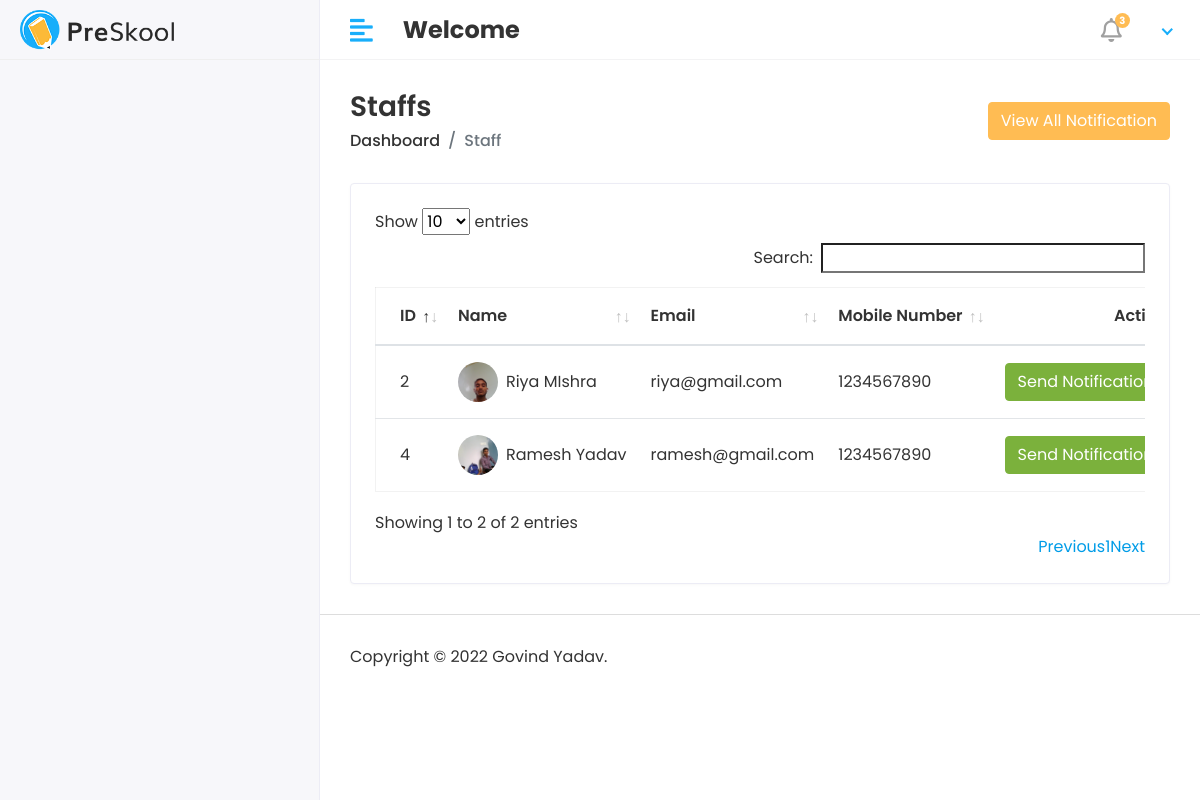
Screenshot of /Hod/Staff/Send_Notification with the database file from the repository.
### app/models.py (models this page shows, shortened)
class Staff(models.Model):
    admin  = models.OneToOneField(CustomUser, on_delete=models.CASCADE)
    address = models.TextField()
    gender = models.CharField(max_length=100)
    mobile_number = models.CharField(max_length=15)
    created_at = models.DateTimeField(auto_now_add=True)
    updated_at = models.DateTimeField(auto_now=True)

class CustomUser(AbstractUser):
    USER = (
        (1, 'HOD'),
        (1, 'STAFF'),
        (1, 'STUDENT'),
    )
    user_type = models.CharField(choices=USER, max_length=50, default=1)
    profile_pic = models.ImageField(upload_to='media/profile_pic')

### student_management_project/Hod_views.py (the view)
# urls.py: path('Hod/Staff/Send_Notification', Hod_views.STAFF_SEND_NOTIFICATION, name='staff_send_notification'),
def STAFF_SEND_NOTIFICATION(request):
    staff = Staff.objects.all()
    see_notification  = Staff_Notification.objects.all().order_by('-id')[0:5]
    context = {
        'staff':staff,
        'see_notification':see_notification
    }
    return render(request, 'Hod/staff_notification.html', context)

### templates/Hod/staff_notification.html (shortened to what this page needs)
{% extends 'base.html' %}
{% block content %}
 <div class="page-header">
               <div class="row align-items-center">
                  <div class="col">
                     <h3 class="page-title">Staffs</h3>
                     <ul class="breadcrumb">
                        <li class="breadcrumb-item"><a href="{% url 'hod_home' %}">Dashboard</a></li>
                        <li class="breadcrumb-item active">Staff</li>
                     </ul>
                  </div>
                  <div class="col-auto text-right float-right ml-auto">
                     <button type="button" class="btn btn-primary" data-toggle="modal" data-target="#exampleModalCenter">
                          View All Notification
                     </button>
                  </div>
               </div>
            </div>
            <div class="row">
               <div class="col-sm-12">
                  <div class="card card-table">
                     <div class="card-body">
                        {% if staff %}
                         <div class="table-responsive">
                           <table id="table_id" class="table table-hover table-center mb-0 ">
                              <thead>
                                 <tr>
                                    <th>ID</th>
                                    <th>Name</th>
                                    <th>Email</th>
                                    <th>Mobile Number</th>
                                    <th class="text-right">Action</th>
                                 </tr>
                              </thead>
                              <tbody>
                                 {% for i in staff %}
                                    <tr>
                                    <td>{{i.id}}</td>
                                    <td>
                                       <h2 class="table-avatar">
                                          <a href="student-details.html" class="avatar avatar-sm mr-2"><img
                                                class="avatar-img rounded-circle"
                                                src="/{{i.admin.profile_pic}}" alt="User Image"></a>
                                          <a href="student-details.html">{{i.admin.first_name}} {{i.admin.last_name}}</a>
                                       </h2>
                                    </td>
                                    <td>{{i.admin.email}}</td>
                                    <td>{{i.mobile_number}}</td>
                                    <td class="text-right">
                                      <button type="button" class="btn btn-success" data-toggle="modal" data-target="#send_notification_model-{{forloop.counter}}">
                                              Send Notification
                                      </button>
                                    </td>
                                 </tr>
                                {% endfor %}
                              </tbody>
                           </table>
                        </div>
                         {% else %}
                         <h4 class="text-center text-red">No Student Records</h4>
                        {% endif %}
                     </div>
                  </div>
               </div>
            </div>
{% endblock %}

### templates/base.html (shortened to what this page needs)
{% load static %}
<!DOCTYPE html>
<html lang="en">
<head>
   <link rel="stylesheet" href="{% static 'assets/plugins/bootstrap/css/bootstrap.min.css' %}">
   <link rel="stylesheet" href="{% static 'assets/plugins/fontawesome/css/fontawesome.min.css' %}">
   <link rel="stylesheet" href="{% static 'assets/plugins/fontawesome/css/all.min.css' %}">
   <link rel="stylesheet" href="{% static 'assets/css/style.css' %}">
    <link rel="stylesheet" href="{% static 'assets/plugins/datatables/datatables.min.css' %}">
</head>
<body>
   <div class="main-wrapper">
   {% include "includes/header.html" %}
   {% include "includes/sidebar.html" %}
<div class="page-wrapper">
    <div class="content container-fluid">
    {% block content %}
    {% endblock %}
    </div>
    {% include "includes/footer.html" %}
</div>
   </div>
</body>
</html>

### templates/includes/header.html (shortened to what this page needs)
{% load static %}
<div class="header">
         <div class="header-left">
            <a href="index.html" class="logo">
               <img src="{% static 'assets/img/logo.png' %}" alt="Logo">
            </a>
         </div>
         <a href="javascript:void(0);" id="toggle_btn">
            <i class="fas fa-align-left"></i>
         </a>
         <div class="top-nav-search mt-3">
           <h4><strong>Welcome &nbsp;</strong></h4>
         </div>
         <ul class="nav user-menu">
            <li class="nav-item dropdown noti-dropdown">
               <a href="#" class="dropdown-toggle nav-link" data-toggle="dropdown">
                  <i class="far fa-bell"></i> <span class="badge badge-pill">3</span>
               </a>
            </li>
            <li class="nav-item dropdown has-arrow">
               <a href="#" class="dropdown-toggle nav-link" data-toggle="dropdown">
               </a>
            </li>
         </ul>
      </div>

### templates/includes/sidebar.html (shortened to what this page needs)
{% load active_link_tags %}
{% load static %}
      <div class="sidebar" id="sidebar">
         <div class="sidebar-inner slimscroll">
            <div id="sidebar-menu" class="sidebar-menu">
            </div>
         </div>
      </div>

### templates/includes/footer.html
{% load static %}
     <footer>
        <p>Copyright © 2022 Govind Yadav.</p>
     </footer>

### rows the page displays
Staff: id "2", admin.profile_pic (picture), admin.first_name "Riya", admin.last_name "MIshra", admin.email "riya@gmail.com", mobile_number "1234567890"
Staff: id "4", admin.profile_pic (picture), admin.first_name "Ramesh", admin.last_name "Yadav", admin.email "ramesh@gmail.com", mobile_number "1234567890"
